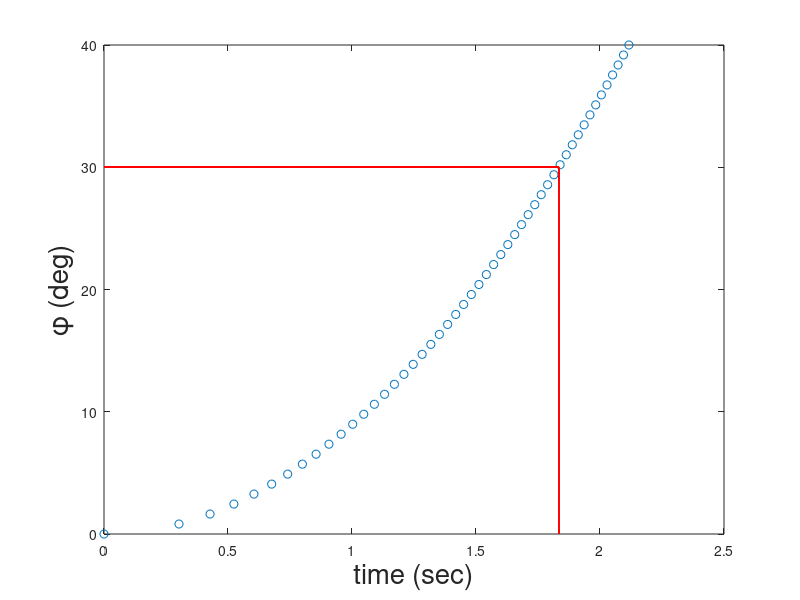

Recreate this plot in MATLAB. (Note: this script raises an error after producing the figure.)
    %clear all
%close all
clc

%% Aileron Design
% Aircraft must comply with maneuverability and roll requirements set by
% MIL-STD. time to achieve a specified bank angle change

% Given
m_TO = 87000; %lbs
S = 825; % ft^2
S_w = S;
b = 49.8;  %span
AR = 3;
lambda = 0.6; % taper ratio
S_h = 164.6;
S_vt = 74;
V_s = 211 ;% Vstall ft/s
C_L_alphaWing = 2*pi; % per rad
I_xx = 7040260.3;
tau = 0.48; %25 percent chord

y_out = b/2;
y_in = 0.60 * b/2;

c_bar = b / AR;
degrees = 20;
deltaA = degrees * (180/pi); %delta in RADIANS
rho = 23.77*10^(-4); %slugs/ft^3

C_r = 21.75;%3/2 * c_bar * (1+lambda)/(1 + lambda + lambda^2); % wing root chord

C_l_deltaA = (2*C_L_alphaWing*tau*C_r) / (S*b) * ...
    ((y_out^2/2 + 2/3*(lambda-1)/b*y_out^3)-(y_in^2/2 + 2/3*...
    (lambda-1)/b*y_in^3)); % 1/rad



C_l = C_l_deltaA * deltaA; % aircraft roll moment coefficient

V_app = 1.3*V_s;
L_A = 0.5*rho*V_app^2*S*C_l*b; % aircraft rolling moment

C_D_R = 0.9; % average value of wing, horizontal tail, vertical tail...
             % rolling drag coefficient 
y_D = 0.4* b/2; % drag momement arm assumed to be 40% of wing span
P_ss = sqrt((2*L_A)/(rho*(S_w + S_h + S_vt)*C_D_R*y_D^3)); % Steady state roll rate [rad/s]

phi_1 = I_xx / (rho*y_D^3*(S_w + S_h + S_vt)*C_D_R) * log(P_ss^2);

P_dot = P_ss^2 / (2*phi_1); % aircraft rate of roll rate

phi_des = 30; %degrees
t = sqrt((2*phi_des)/(P_dot)); % time in seconds

% Geometry of each aileron
C_w = 16.6; % MAC
b_A = y_out - y_in; % span of aileron
c_A = 0.3*C_w; % chord of aileron
A_A = 2*b_A*c_A; % area of both ailerons 

fprintf('Time to rotate 30 degrees (s) = %0.5f \n',t)
fprintf('Aileron Span (ft) = %0.5f \n',b_A)
fprintf('Aileron Chord (ft) = %0.5f \n',c_A)
fprintf('Aileron Area  (ft^2)  = %0.5f \n\n',A_A)

% Plot: Variations of bank angle versus time
n = 50;
phi2 = linspace(0,40,n);
t2 = sqrt((2*phi2)/(P_dot));
xx1 = t*ones(n);
yy1 = linspace(0,30,n);
xx2 = linspace(0,t,n);
yy2 = 30*ones(n);

figure
plot(t2,phi2,'o', xx1,yy1,'r',xx2,yy2,'r')
xlabel('time (sec)','fontsize',20)
ylabel('\phi (deg)','fontsize',20)

%% Elevator Sizing
% Satisifes take-off angular acceleration requirement of 7 deg/s^2 for small
% transport 

% Follows Sadraey's elevator-chord and span ratio recommendations
% Longitudinal Trim requirements for given flight envelope


C_L_cruise = 2*85000 / (0.00067595*(0.8*968)^2*825);
C_L_TO = 1.75;
C_D_TO = 0.0458;
V_s = 211; %ft/s

%Longitudinal Aerodynamic Forces
Drag_TO = 0.5*0.0002378*V_s^2*S*C_D_TO;
Lift_TO = 0.5*0.0002378*V_s^2*S*C_L_TO;
M_ac_wf =  0.5*0.002378*211^2*825*-.0085*16.6;

mu = 0.04; % friction coefficient of runway. assume concrete runway
W = 87000;
F_runway = mu*(W - Lift_TO);
mass = W; % lbf
T = 21900*3; % lbf

% Aircraft Linear Acceleration at the time of take-off rotation
a = (T - Drag_TO - F_runway) / mass;

% Step 7: Calculation of the contributing pitching moments in the take-off
% rotation
x_mg = 94.75; % ft
x_cg = 88.5; % ft
z_Dmg = 9.54; 
z_Tmg = 10.83;
x_mgacwf = 9.31;
z_cgmg = 10.08;
x_ac_h = 104; % UPDATE
z_mg = 10; %UPDATE
z_T = z_Tmg + z_mg;

rho = 23.77*10^(-4); %sea level
v = 231; % ft/s
A = WING.geom.S_area; %Reference area
% must run iter_weights
D = 0.5 * Cd_TO * rho * v^2 * A;
L_wf = C_L_TO * 0.5 * rho * v^2 * A;

M_W = W*(x_mg - x_cg);
M_D = D*(z_Dmg);
M_T = T*(z_Tmg);
M_L_wf = L_wf*(x_mgacwf);
M_a = m*a*(z_cgmg);

% take off pitch angular accleration for small transport aircraft,  
% rad/s^2, Table 12.9
theta_ddot = 7/(180/pi); 

I_yymg = 21000000.0;
% I_yymg = 2.1e7;
V_R = v; % aircraft linear speed at instant of rotation at TO             
L_h = (L_wf*(x_mgacwf) + M_ac_wf + m*a*(z_cgmg) + W*(x_mg-x_cg) + ...
    D*(z_Dmg) + T*(z_Tmg) - I_yymg*theta_ddot) / (x_ac_h - x_mg);
C_L_h = (2*L_h) / (rho*V_R^2*S_h);

C_L_alpha_h = TAIL.CLalphah;
delta_E_max = -25 / (180/pi); % recommended maximum deflection angle, Table 12.3
alpha_h = TAIL.hAngle; %from iter_weights
tau_e = (alpha_h + (C_L_h/C_L_alpha_h)) / (delta_E_max);

% Step 11
CE_Ch = 0.3; % from tau from Figure 12.12
Dalpha_oe = -1.14*CE_Ch*(-25);

% Check if elevator deflection stalls the horizontal tail during take-off
% rotation
alpha_S_TO = 10; % degrees
alpha_TO = alpha_S_TO - 2; % assumed fueselage is lifted up 2 deg. below the wing stall angle
%Horizontal Tail Take-off Angle with elevator
alpha_h_TO = alpha_TO * (1 - TAIL.deps) + TAIL.ih - TAIL.eps0;
%compare with Tail stall angle of attack during takeoff rotation
alpha_hs_deltaE0 = 13; % horizontal tail stall angle with no deflection
delta_alpha_hE = 5.3; % Table 12.19
% horizontal tail stall angle during takeoff rotation
alpha_h_s = (alpha_hs_deltaE0 - delta_alpha_hE); 
e_diff = alpha_h_s-alpha_h_TO;
fprintf('Horizontal tail take-off angle is less than\n the tail stall angle, thus the elevator is\n acceptable = %0.5f \n',e_diff)


l_h = x_mg;
% Step 16
V_H = (l_h * S_h) / (S* WING.geom.MAC);

bE_bh = 1;
eta_h = 0.9 ; %horizontal tail efficiency ,horizontal tail dynamic pressure ratio
C_mdeltaE = -TAIL.CLalphah * eta_h * V_H * bE_bh * tau_e; % 1/rad
C_LdeltaE = TAIL.CLalphah * eta_h * S_h/S*bE_bh * tau_e;
C_LhdeltaE = TAIL.CLalphah * tau_e; % 1/rad

C_L0 = 0.127;
C_L1 = C_L_cruise;
C_mo = 0.05; %UPDATE
rho = 23.77*10^(-4); %sea level
v = 231; % ft/s
q_bar = 0.5 * rho*v^2;
C_malpha = TAIL.Cm_alpha;
delta_E = - (((T*z_T/(q_bar * S * WING.geom.MAC) + C_mo)*C_L_alphaWing...
    + (C_L1-C_L0)*C_malpha) / (C_L_alphaWing*C_mdeltaE -C_malpha*C_LdeltaE));

b_E = bE_bh * TAIL.bh;
C_h = TAIL.ch;

% SOLUTION
C_E = CE_Ch * C_h;
S_E = b_E * C_E;
fprintf('Elevator chord (ft) = %0.5f \n',C_E)
fprintf('Elevator Span (ft^2) = %0.5f \n',b_E)
fprintf('Elevator Area (ft^2) = %0.5f \n',S_E)



